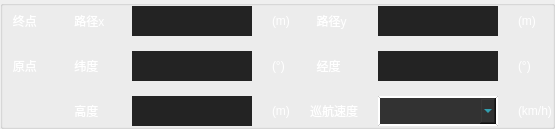
                <widget class="QGroupBox" name="grpMapCorditBindDisp">
                 <property name="sizePolicy">
                  <sizepolicy hsizetype="Preferred" vsizetype="Preferred">
                   <horstretch>0</horstretch>
                   <verstretch>0</verstretch>
                  </sizepolicy>
                 </property>
                 <property name="title">
                  <string/>
                 </property>
                 <layout class="QGridLayout" name="gridLayout_8">
                  <property name="leftMargin">
                   <number>0</number>
                  </property>
                  <property name="topMargin">
                   <number>0</number>
                  </property>
                  <property name="rightMargin">
                   <number>0</number>
                  </property>
                  <property name="bottomMargin">
                   <number>0</number>
                  </property>
                  <property name="spacing">
                   <number>0</number>
                  </property>
                  <item row="0" column="0">
                   <layout class="QGridLayout" name="gridLayout_9">
                    <property name="horizontalSpacing">
                     <number>20</number>
                    </property>
                    <property name="verticalSpacing">
                     <number>15</number>
                    </property>
                    <item row="0" column="3">
                     <widget class="QLabel" name="label_18">
                      <property name="sizePolicy">
                       <sizepolicy hsizetype="Maximum" vsizetype="Preferred">
                        <horstretch>0</horstretch>
                        <verstretch>0</verstretch>
                       </sizepolicy>
                      </property>
                      <property name="maximumSize">
                       <size>
                        <width>30</width>
                        <height>16777215</height>
                       </size>
                      </property>
                      <property name="styleSheet">
                       <string notr="true">QLabel{font:8pt '仿宋' bold; color:rgb(255,255,255);}</string>
                      </property>
                      <property name="text">
                       <string>(m)</string>
                      </property>
                     </widget>
                    </item>
                    <item row="1" column="6">
                     <widget class="QLabel" name="label_22">
                      <property name="sizePolicy">
                       <sizepolicy hsizetype="Maximum" vsizetype="Preferred">
                        <horstretch>0</horstretch>
                        <verstretch>0</verstretch>
                       </sizepolicy>
                      </property>
                      <property name="maximumSize">
                       <size>
                        <width>30</width>
                        <height>16777215</height>
                       </size>
                      </property>
                      <property name="styleSheet">
                       <string notr="true">QLabel{font:8pt '仿宋' bold; color:rgb(255,255,255);}</string>
                      </property>
                      <property name="text">
                       <string>(°)</string>
                      </property>
                     </widget>
                    </item>
                    <item row="0" column="1">
                     <widget class="QLabel" name="label_133">
                      <property name="sizePolicy">
                       <sizepolicy hsizetype="Maximum" vsizetype="Preferred">
                        <horstretch>0</horstretch>
                        <verstretch>0</verstretch>
                       </sizepolicy>
                      </property>
                      <property name="maximumSize">
                       <size>
                        <width>50</width>
                        <height>16777215</height>
                       </size>
                      </property>
                      <property name="styleSheet">
                       <string notr="true">QLabel{font:11pt '仿宋' bold; color:rgb(255,255,255);}</string>
                      </property>
                      <property name="text">
                       <string> 路径x</string>
                      </property>
                     </widget>
                    </item>
                    <item row="0" column="0">
                     <widget class="QLabel" name="label_132">
                      <property name="sizePolicy">
                       <sizepolicy hsizetype="Maximum" vsizetype="Preferred">
                        <horstretch>0</horstretch>
                        <verstretch>0</verstretch>
                       </sizepolicy>
                      </property>
                      <property name="maximumSize">
                       <size>
                        <width>50</width>
                        <height>16777215</height>
                       </size>
                      </property>
                      <property name="styleSheet">
                       <string notr="true">QLabel{font:11pt '仿宋' bold; color:rgb(255,255,255);}</string>
                      </property>
                      <property name="text">
                       <string>   终点    </string>
                      </property>
                     </widget>
                    </item>
                    <item row="0" column="4">
                     <widget class="QLabel" name="label_135">
                      <property name="sizePolicy">
                       <sizepolicy hsizetype="Maximum" vsizetype="Preferred">
                        <horstretch>0</horstretch>
                        <verstretch>0</verstretch>
                       </sizepolicy>
                      </property>
                      <property name="maximumSize">
                       <size>
                        <width>50</width>
                        <height>16777215</height>
                       </size>
                      </property>
                      <property name="styleSheet">
                       <string notr="true">QLabel{font:11pt '仿宋' bold; color:rgb(255,255,255);}</string>
                      </property>
                      <property name="text">
                       <string>  路径y</string>
                      </property>
                     </widget>
                    </item>
                    <item row="1" column="0">
                     <widget class="QLabel" name="label_137">
                      <property name="sizePolicy">
                       <sizepolicy hsizetype="Maximum" vsizetype="Preferred">
                        <horstretch>0</horstretch>
                        <verstretch>0</verstretch>
                       </sizepolicy>
                      </property>
                      <property name="maximumSize">
                       <size>
                        <width>50</width>
                        <height>16777215</height>
                       </size>
                      </property>
                      <property name="styleSheet">
                       <string notr="true">QLabel{font:11pt '仿宋' bold; color:rgb(255,255,255);}</string>
                      </property>
                      <property name="text">
                       <string>   原点</string>
                      </property>
                     </widget>
                    </item>
                    <item row="1" column="1">
                     <widget class="QLabel" name="label_138">
                      <property name="sizePolicy">
                       <sizepolicy hsizetype="Maximum" vsizetype="Preferred">
                        <horstretch>0</horstretch>
                        <verstretch>0</verstretch>
                       </sizepolicy>
                      </property>
                      <property name="maximumSize">
                       <size>
                        <width>50</width>
                        <height>16777215</height>
                       </size>
                      </property>
                      <property name="styleSheet">
                       <string notr="true">QLabel{font:11pt '仿宋' bold; color:rgb(255,255,255);}</string>
                      </property>
                      <property name="text">
                       <string> 纬度    </string>
                      </property>
                     </widget>
                    </item>
                    <item row="1" column="4">
                     <widget class="QLabel" name="label_140">
                      <property name="sizePolicy">
                       <sizepolicy hsizetype="Maximum" vsizetype="Preferred">
                        <horstretch>0</horstretch>
                        <verstretch>0</verstretch>
                       </sizepolicy>
                      </property>
                      <property name="maximumSize">
                       <size>
                        <width>50</width>
                        <height>16777215</height>
                       </size>
                      </property>
                      <property name="styleSheet">
                       <string notr="true">QLabel{font:11pt '仿宋' bold; color:rgb(255,255,255);}</string>
                      </property>
                      <property name="text">
                       <string>  经度</string>
                      </property>
                     </widget>
                    </item>
                    <item row="2" column="1">
                     <widget class="QLabel" name="label_142">
                      <property name="sizePolicy">
                       <sizepolicy hsizetype="Maximum" vsizetype="Preferred">
                        <horstretch>0</horstretch>
                        <verstretch>0</verstretch>
                       </sizepolicy>
                      </property>
                      <property name="maximumSize">
                       <size>
                        <width>50</width>
                        <height>16777215</height>
                       </size>
                      </property>
                      <property name="styleSheet">
                       <string notr="true">QLabel{font:11pt '仿宋' bold; color:rgb(255,255,255);}</string>
                      </property>
                      <property name="text">
                       <string> 高度</string>
                      </property>
                     </widget>
                    </item>
                    <item row="1" column="2">
                     <widget class="QLabel" name="labOriginLatitudeBind">
                      <property name="sizePolicy">
                       <sizepolicy hsizetype="Fixed" vsizetype="Fixed">
                        <horstretch>0</horstretch>
                        <verstretch>0</verstretch>
                       </sizepolicy>
                      </property>
                      <property name="minimumSize">
                       <size>
                        <width>120</width>
                        <height>30</height>
                       </size>
                      </property>
                      <property name="maximumSize">
                       <size>
                        <width>120</width>
                        <height>16777215</height>
                       </size>
                      </property>
                      <property name="styleSheet">
                       <string notr="true">QLabel{font:11pt '仿宋' bold; color:rgb(21,197,212);background-color: rgb(35, 35, 35);}</string>
                      </property>
                      <property name="text">
                       <string/>
                      </property>
                      <property name="alignment">
                       <set>Qt::AlignLeading|Qt::AlignLeft|Qt::AlignVCenter</set>
                      </property>
                     </widget>
                    </item>
                    <item row="2" column="2">
                     <widget class="QLabel" name="labOriginHeightBind">
                      <property name="sizePolicy">
                       <sizepolicy hsizetype="Fixed" vsizetype="Minimum">
                        <horstretch>0</horstretch>
                        <verstretch>0</verstretch>
                       </sizepolicy>
                      </property>
                      <property name="minimumSize">
                       <size>
                        <width>120</width>
                        <height>30</height>
                       </size>
                      </property>
                      <property name="maximumSize">
                       <size>
                        <width>120</width>
                        <height>30</height>
                       </size>
                      </property>
                      <property name="styleSheet">
                       <string notr="true">QLabel{font:11pt '仿宋' bold; color:rgb(21,197,212);background-color: rgb(35, 35, 35);}</string>
                      </property>
                      <property name="text">
                       <string/>
                      </property>
                      <property name="alignment">
                       <set>Qt::AlignLeading|Qt::AlignLeft|Qt::AlignVCenter</set>
                      </property>
                     </widget>
                    </item>
                    <item row="1" column="5">
                     <widget class="QLabel" name="labOriginLongitudeBind">
                      <property name="sizePolicy">
                       <sizepolicy hsizetype="Fixed" vsizetype="Fixed">
                        <horstretch>0</horstretch>
                        <verstretch>0</verstretch>
                       </sizepolicy>
                      </property>
                      <property name="minimumSize">
                       <size>
                        <width>120</width>
                        <height>30</height>
                       </size>
                      </property>
                      <property name="maximumSize">
                       <size>
                        <width>120</width>
                        <height>16777215</height>
                       </size>
                      </property>
                      <property name="styleSheet">
                       <string notr="true">QLabel{font:11pt '仿宋' bold; color:rgb(21,197,212);background-color: rgb(35, 35, 35);}</string>
                      </property>
                      <property name="text">
                       <string/>
                      </property>
                      <property name="alignment">
                       <set>Qt::AlignLeading|Qt::AlignLeft|Qt::AlignVCenter</set>
                      </property>
                     </widget>
                    </item>
                    <item row="0" column="2">
                     <widget class="QLabel" name="labPathEndENUXBind">
                      <property name="sizePolicy">
                       <sizepolicy hsizetype="Fixed" vsizetype="Fixed">
                        <horstretch>0</horstretch>
                        <verstretch>0</verstretch>
                       </sizepolicy>
                      </property>
                      <property name="minimumSize">
                       <size>
                        <width>120</width>
                        <height>30</height>
                       </size>
                      </property>
                      <property name="maximumSize">
                       <size>
                        <width>120</width>
                        <height>16777215</height>
                       </size>
                      </property>
                      <property name="styleSheet">
                       <string notr="true">QLabel{font:11pt '仿宋' bold; color:rgb(21,197,212);background-color: rgb(35, 35, 35);}</string>
                      </property>
                      <property name="text">
                       <string/>
                      </property>
                      <property name="alignment">
                       <set>Qt::AlignLeading|Qt::AlignLeft|Qt::AlignVCenter</set>
                      </property>
                     </widget>
                    </item>
                    <item row="0" column="5">
                     <widget class="QLabel" name="labPathEndENUYBind">
                      <property name="sizePolicy">
                       <sizepolicy hsizetype="Fixed" vsizetype="Fixed">
                        <horstretch>0</horstretch>
                        <verstretch>0</verstretch>
                       </sizepolicy>
                      </property>
                      <property name="minimumSize">
                       <size>
                        <width>120</width>
                        <height>30</height>
                       </size>
                      </property>
                      <property name="maximumSize">
                       <size>
                        <width>120</width>
                        <height>16777215</height>
                       </size>
                      </property>
                      <property name="styleSheet">
                       <string notr="true">QLabel{font:11pt '仿宋' bold; color:rgb(21,197,212);background-color: rgb(35, 35, 35);}</string>
                      </property>
                      <property name="text">
                       <string/>
                      </property>
                      <property name="alignment">
                       <set>Qt::AlignLeading|Qt::AlignLeft|Qt::AlignVCenter</set>
                      </property>
                     </widget>
                    </item>
                    <item row="2" column="5">
                     <widget class="QComboBox" name="comboCourseVehSpeed">
                      <property name="sizePolicy">
                       <sizepolicy hsizetype="Minimum" vsizetype="Fixed">
                        <horstretch>0</horstretch>
                        <verstretch>0</verstretch>
                       </sizepolicy>
                      </property>
                      <property name="minimumSize">
                       <size>
                        <width>80</width>
                        <height>30</height>
                       </size>
                      </property>
                      <property name="styleSheet">
                       <string notr="true">QComboBox{font:11pt;color:rgb(50,223,249); background-color:rgb(50,50,50); border-radius:0px; border:2px groove white;border-style:outset;}</string>
                      </property>
                     </widget>
                    </item>
                    <item row="2" column="4">
                     <widget class="QLabel" name="label_26">
                      <property name="sizePolicy">
                       <sizepolicy hsizetype="Maximum" vsizetype="Preferred">
                        <horstretch>0</horstretch>
                        <verstretch>0</verstretch>
                       </sizepolicy>
                      </property>
                      <property name="styleSheet">
                       <string notr="true">QLabel{font:11pt '仿宋' bold; color:rgb(255,255,255);}</string>
                      </property>
                      <property name="text">
                       <string>巡航速度</string>
                      </property>
                     </widget>
                    </item>
                    <item row="2" column="6">
                     <widget class="QLabel" name="label_27">
                      <property name="sizePolicy">
                       <sizepolicy hsizetype="Maximum" vsizetype="Preferred">
                        <horstretch>0</horstretch>
                        <verstretch>0</verstretch>
                       </sizepolicy>
                      </property>
                      <property name="styleSheet">
                       <string notr="true">QLabel{font:8pt '仿宋' bold; color:rgb(255,255,255);}</string>
                      </property>
                      <property name="text">
                       <string>(km/h)</string>
                      </property>
                     </widget>
                    </item>
                    <item row="0" column="6">
                     <widget class="QLabel" name="label_21">
                      <property name="sizePolicy">
                       <sizepolicy hsizetype="Maximum" vsizetype="Preferred">
                        <horstretch>0</horstretch>
                        <verstretch>0</verstretch>
                       </sizepolicy>
                      </property>
                      <property name="maximumSize">
                       <size>
                        <width>30</width>
                        <height>16777215</height>
                       </size>
                      </property>
                      <property name="styleSheet">
                       <string notr="true">QLabel{font:8pt '仿宋' bold; color:rgb(255,255,255);}</string>
                      </property>
                      <property name="text">
                       <string>(m)</string>
                      </property>
                     </widget>
                    </item>
                    <item row="2" column="3">
                     <widget class="QLabel" name="label_19">
                      <property name="sizePolicy">
                       <sizepolicy hsizetype="Maximum" vsizetype="Preferred">
                        <horstretch>0</horstretch>
                        <verstretch>0</verstretch>
                       </sizepolicy>
                      </property>
                      <property name="maximumSize">
                       <size>
                        <width>30</width>
                        <height>16777215</height>
                       </size>
                      </property>
                      <property name="styleSheet">
                       <string notr="true">QLabel{font:8pt '仿宋' bold; color:rgb(255,255,255);}</string>
                      </property>
                      <property name="text">
                       <string>(m)</string>
                      </property>
                     </widget>
                    </item>
                    <item row="1" column="3">
                     <widget class="QLabel" name="label_20">
                      <property name="sizePolicy">
                       <sizepolicy hsizetype="Maximum" vsizetype="Preferred">
                        <horstretch>0</horstretch>
                        <verstretch>0</verstretch>
                       </sizepolicy>
                      </property>
                      <property name="maximumSize">
                       <size>
                        <width>30</width>
                        <height>16777215</height>
                       </size>
                      </property>
                      <property name="styleSheet">
                       <string notr="true">QLabel{font:8pt '仿宋' bold; color:rgb(255,255,255);}</string>
                      </property>
                      <property name="text">
                       <string>(°)</string>
                      </property>
                     </widget>
                    </item>
                   </layout>
                  </item>
                 </layout>
                </widget>
